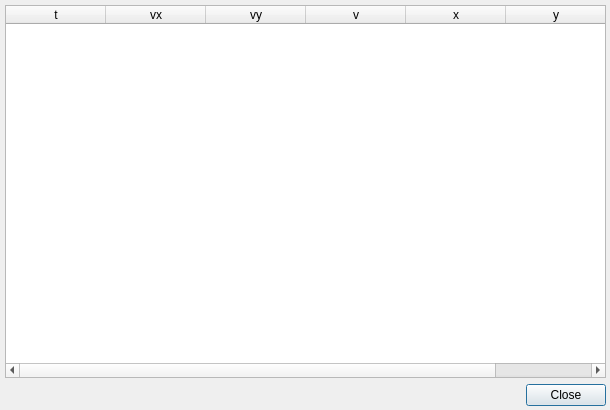
<?xml version="1.0" encoding="UTF-8"?>
<ui version="4.0">
 <class>Table</class>
 <widget class="QDialog" name="Table">
  <property name="geometry">
   <rect>
    <x>0</x>
    <y>0</y>
    <width>610</width>
    <height>410</height>
   </rect>
  </property>
  <property name="windowTitle">
   <string>Dialog</string>
  </property>
  <widget class="QWidget" name="verticalLayoutWidget">
   <property name="geometry">
    <rect>
     <x>0</x>
     <y>0</y>
     <width>611</width>
     <height>411</height>
    </rect>
   </property>
   <layout class="QVBoxLayout" name="verticalLayout">
    <property name="leftMargin">
     <number>5</number>
    </property>
    <property name="topMargin">
     <number>5</number>
    </property>
    <property name="rightMargin">
     <number>5</number>
    </property>
    <property name="bottomMargin">
     <number>5</number>
    </property>
    <item>
     <widget class="QTableWidget" name="tableWidget">
      <column>
       <property name="text">
        <string>t</string>
       </property>
      </column>
      <column>
       <property name="text">
        <string>vx</string>
       </property>
      </column>
      <column>
       <property name="text">
        <string>vy</string>
       </property>
      </column>
      <column>
       <property name="text">
        <string>v</string>
       </property>
      </column>
      <column>
       <property name="text">
        <string>x</string>
       </property>
      </column>
      <column>
       <property name="text">
        <string>y</string>
       </property>
      </column>
     </widget>
    </item>
    <item>
     <widget class="QDialogButtonBox" name="buttonBox">
      <property name="enabled">
       <bool>true</bool>
      </property>
      <property name="locale">
       <locale language="English" country="UnitedKingdom"/>
      </property>
      <property name="standardButtons">
       <set>QDialogButtonBox::Close</set>
      </property>
      <property name="centerButtons">
       <bool>false</bool>
      </property>
     </widget>
    </item>
   </layout>
  </widget>
 </widget>
 <resources/>
 <connections/>
</ui>
